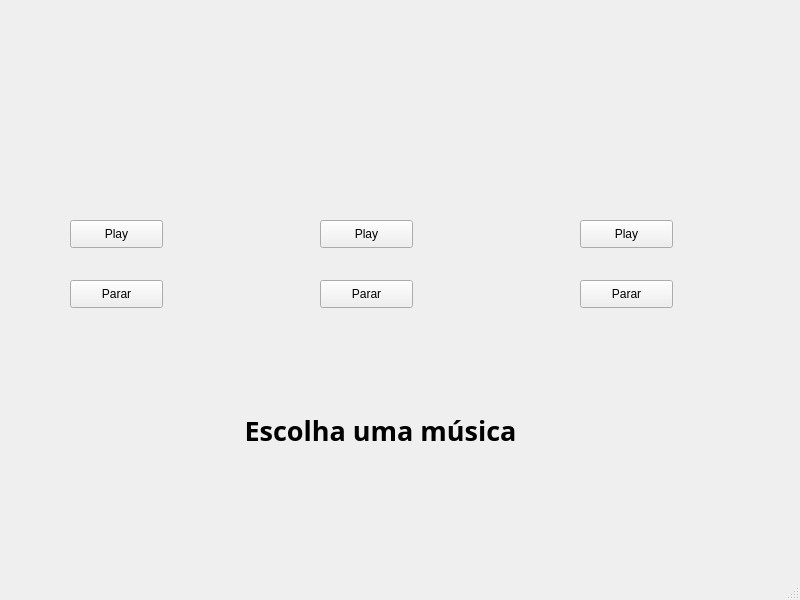
<?xml version="1.0" encoding="UTF-8"?>
<ui version="4.0">
 <class>MainWindow</class>
 <widget class="QMainWindow" name="MainWindow">
  <property name="geometry">
   <rect>
    <x>0</x>
    <y>0</y>
    <width>800</width>
    <height>600</height>
   </rect>
  </property>
  <property name="windowTitle">
   <string>MainWindow</string>
  </property>
  <widget class="QWidget" name="centralwidget">
   <widget class="QPushButton" name="pushButton_play">
    <property name="geometry">
     <rect>
      <x>70</x>
      <y>220</y>
      <width>93</width>
      <height>28</height>
     </rect>
    </property>
    <property name="text">
     <string>Play</string>
    </property>
   </widget>
   <widget class="QPushButton" name="pushButton_stop_1">
    <property name="geometry">
     <rect>
      <x>70</x>
      <y>280</y>
      <width>93</width>
      <height>28</height>
     </rect>
    </property>
    <property name="text">
     <string>Parar</string>
    </property>
   </widget>
   <widget class="QLabel" name="label_imagem_1">
    <property name="geometry">
     <rect>
      <x>30</x>
      <y>50</y>
      <width>161</width>
      <height>141</height>
     </rect>
    </property>
    <property name="text">
     <string/>
    </property>
    <property name="pixmap">
     <pixmap>spotify-icon-free-png.webp</pixmap>
    </property>
    <property name="scaledContents">
     <bool>true</bool>
    </property>
   </widget>
   <widget class="QPushButton" name="pushButton_play_2">
    <property name="geometry">
     <rect>
      <x>320</x>
      <y>220</y>
      <width>93</width>
      <height>28</height>
     </rect>
    </property>
    <property name="text">
     <string>Play</string>
    </property>
   </widget>
   <widget class="QPushButton" name="pushButton_stop_2">
    <property name="geometry">
     <rect>
      <x>320</x>
      <y>280</y>
      <width>93</width>
      <height>28</height>
     </rect>
    </property>
    <property name="text">
     <string>Parar</string>
    </property>
   </widget>
   <widget class="QLabel" name="label_imagem_2">
    <property name="geometry">
     <rect>
      <x>290</x>
      <y>50</y>
      <width>161</width>
      <height>141</height>
     </rect>
    </property>
    <property name="text">
     <string/>
    </property>
    <property name="pixmap">
     <pixmap>spotify-icon-free-png.webp</pixmap>
    </property>
    <property name="scaledContents">
     <bool>true</bool>
    </property>
   </widget>
   <widget class="QPushButton" name="pushButton_stop_3">
    <property name="geometry">
     <rect>
      <x>580</x>
      <y>280</y>
      <width>93</width>
      <height>28</height>
     </rect>
    </property>
    <property name="text">
     <string>Parar</string>
    </property>
   </widget>
   <widget class="QPushButton" name="pushButton_play_3">
    <property name="geometry">
     <rect>
      <x>580</x>
      <y>220</y>
      <width>93</width>
      <height>28</height>
     </rect>
    </property>
    <property name="text">
     <string>Play</string>
    </property>
   </widget>
   <widget class="QLabel" name="label_imagem_3">
    <property name="geometry">
     <rect>
      <x>540</x>
      <y>50</y>
      <width>161</width>
      <height>141</height>
     </rect>
    </property>
    <property name="text">
     <string/>
    </property>
    <property name="pixmap">
     <pixmap>spotify-icon-free-png.webp</pixmap>
    </property>
    <property name="scaledContents">
     <bool>true</bool>
    </property>
   </widget>
   <widget class="QLabel" name="label">
    <property name="geometry">
     <rect>
      <x>200</x>
      <y>400</y>
      <width>361</width>
      <height>61</height>
     </rect>
    </property>
    <property name="font">
     <font>
      <family>MS Gothic</family>
      <pointsize>20</pointsize>
      <weight>75</weight>
      <bold>true</bold>
     </font>
    </property>
    <property name="text">
     <string>Escolha uma música</string>
    </property>
    <property name="alignment">
     <set>Qt::AlignCenter</set>
    </property>
    <property name="margin">
     <number>1</number>
    </property>
   </widget>
  </widget>
  <widget class="QMenuBar" name="menubar">
   <property name="geometry">
    <rect>
     <x>0</x>
     <y>0</y>
     <width>800</width>
     <height>26</height>
    </rect>
   </property>
  </widget>
  <widget class="QStatusBar" name="statusbar"/>
 </widget>
 <resources/>
 <connections/>
</ui>
